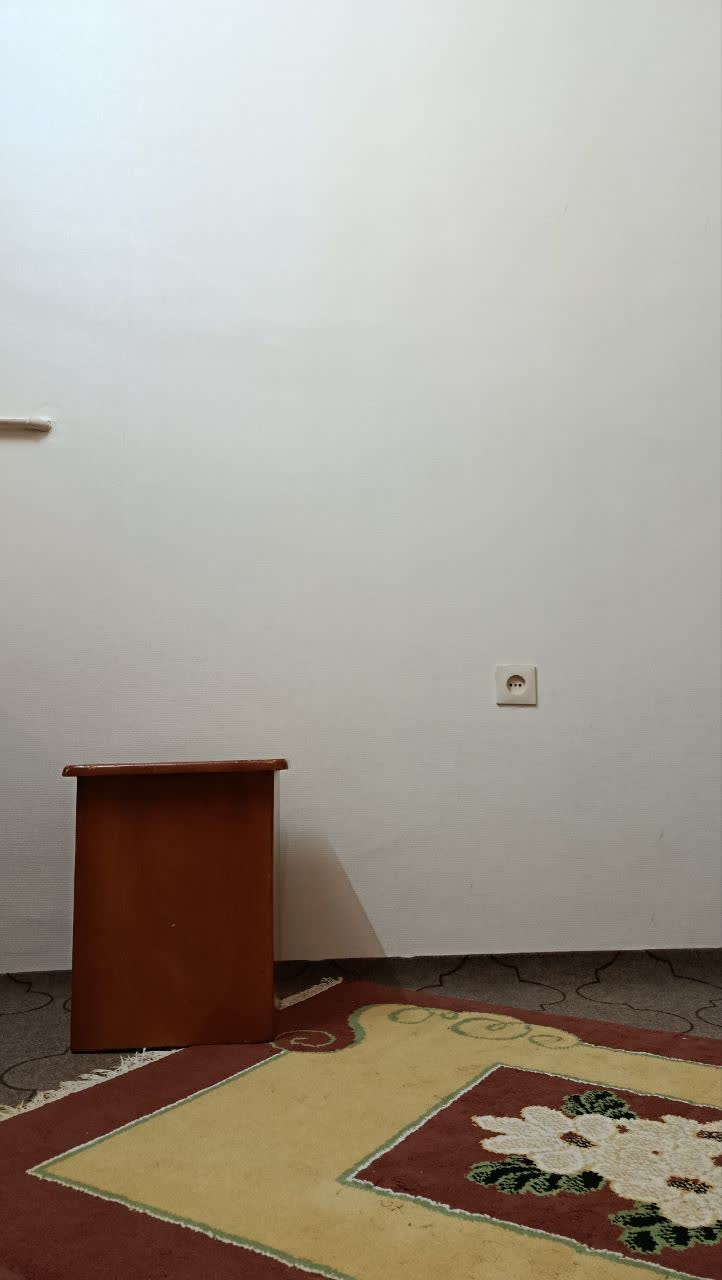
#> input picture 10) invisibility cloak/data/background.jpg, 722 x 1280 px, found by its file name
$ python main.py
#> lines starting #> are read from the running program, lines starting #| are printed output that depends on the picture; after the words box and inside, x2 and y2 are one past the last pixel; in counts of white or black regions, pixels touching at a corner belong together
import cv2 as cv
import numpy as np


# images
bg = cv.imread(r"10) invisibility cloak\data\background.jpg")
#> bg is the input picture: shape (1280, 722, 3); mean B, G, R 145.1, 155.5, 162.6
obj = cv.imread(r"10) invisibility cloak\data\object.jpg")
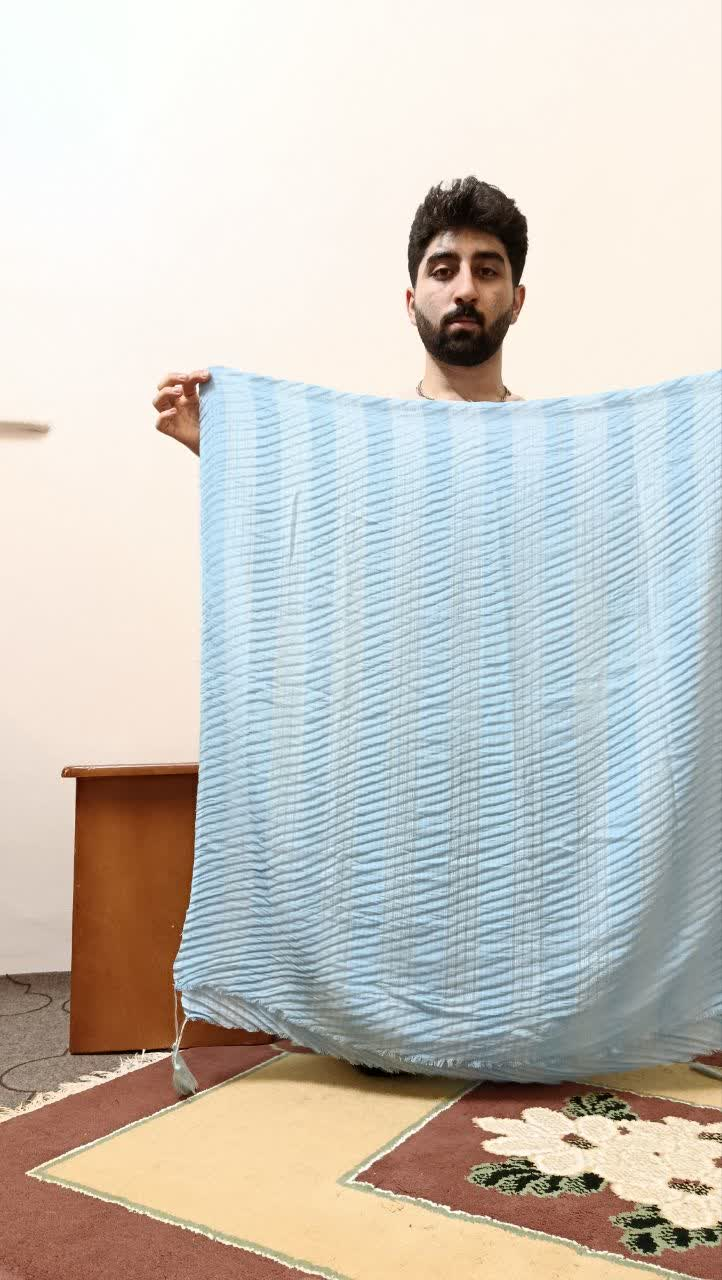
#> input picture 10) invisibility cloak/data/object.jpg, 722 x 1280 px, found by its file name
#> obj is the input picture: shape (1280, 722, 3); mean B, G, R 192.1, 198.7, 202.1

# downsizing images
bg = cv.pyrDown(bg)
#> bg: shape (640, 361, 3)
obj = cv.pyrDown(obj)
#> obj: shape (640, 361, 3)

# detecting cloak(cape) by color thresholding
hsv_obj = cv.cvtColor(obj, cv.COLOR_BGR2HSV)
#> hsv_obj: shape (640, 361, 3); mean H, S, V 48.9, 48.1, 214.5
lower_color = np.array([50,0,50])
upper_color = np.array([110,255,250])
mask = cv.inRange(hsv_obj, lower_color, upper_color)
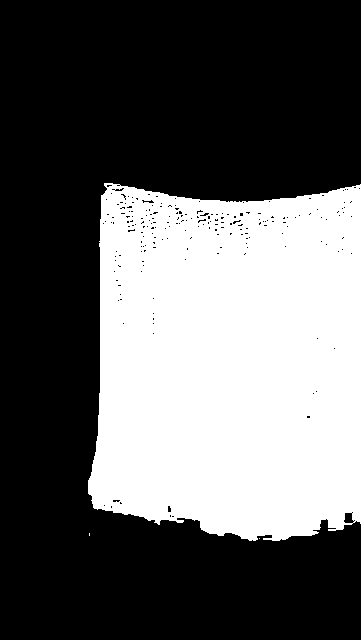
#> mask: shape (640, 361); 37.6% white; 3 white regions (2 under 20 px), largest, box (x1, y1, x2, y2) and area: (88, 183, 361, 541) 86840

# cleaning up, mask result
opened = cv.morphologyEx(mask, cv.MORPH_OPEN, (25,25))
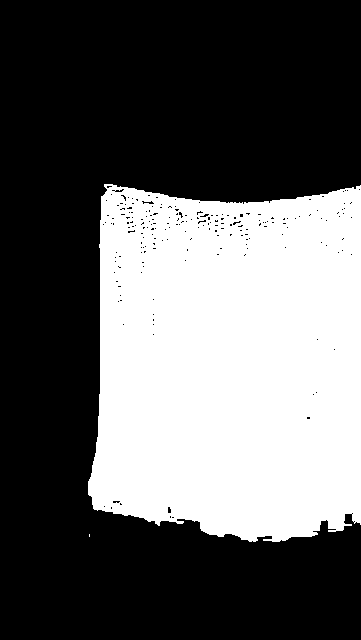
#> opened: shape (640, 361); 37.6% white; 2 white regions (1 under 20 px), largest, box (x1, y1, x2, y2) and area: (88, 184, 361, 542) 86824
dilated = cv.dilate(opened, (65,65), iterations=2)
#> dilated: shape (640, 361); 38.1% white; 2 white regions (1 under 20 px), largest, box (x1, y1, x2, y2) and area: (88, 184, 361, 544) 87950
closed = cv.morphologyEx(dilated, cv.MORPH_CLOSE, (99,99))
#> closed: shape (640, 361); 38.1% white; 2 white regions (1 under 20 px), largest, box (x1, y1, x2, y2) and area: (88, 185, 361, 545) 87970
dilated = cv.dilate(closed, (65,65), iterations=2)
#> dilated: shape (640, 361); 38.3% white; 2 white regions (1 under 20 px), largest, box (x1, y1, x2, y2) and area: (88, 185, 361, 547) 88546
closed = cv.morphologyEx(dilated, cv.MORPH_CLOSE, (99,99))
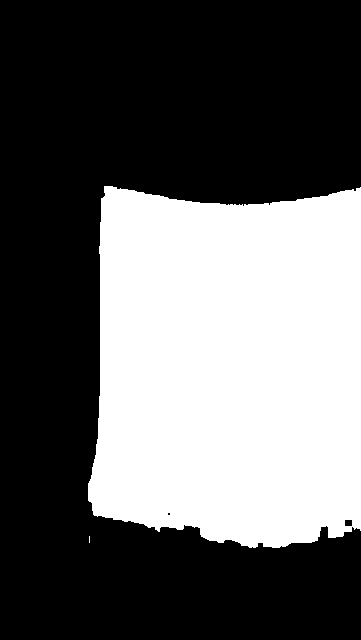
#> closed: shape (640, 361); 38.3% white; 2 white regions (1 under 20 px), largest, box (x1, y1, x2, y2) and area: (88, 186, 361, 548) 88547

# behind the cloak
bg_cloak = cv.bitwise_and(bg, bg, mask=closed)
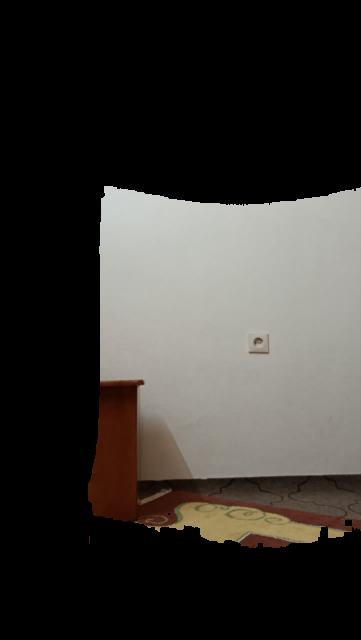
#> bg_cloak: shape (640, 361, 3); mean B, G, R 50.8, 54.7, 57.4

# setting foreground image as background
reverse_closed = cv.bitwise_not(closed)
reverse_closed = cv.bitwise_and(obj, obj, mask=reverse_closed)
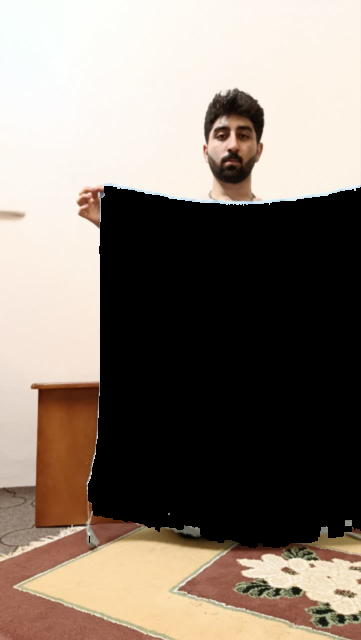
#> reverse_closed: shape (640, 361, 3); mean B, G, R 113.8, 124.1, 135.6

# filling cloak with background
cloak_replace = np.where(reverse_closed == 0, bg_cloak, reverse_closed)
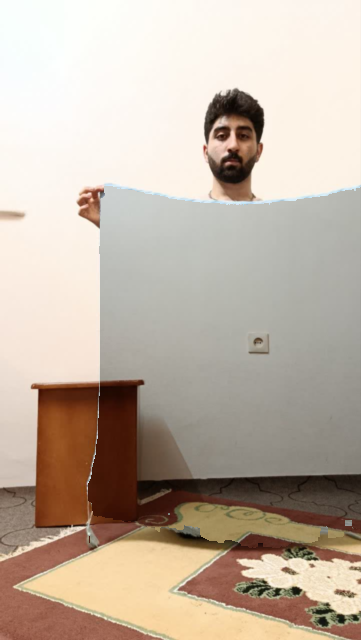
#> cloak_replace: shape (640, 361, 3); mean B, G, R 164.6, 178.8, 193


cv.imshow("obj", obj)
cv.imshow("cloak_replace", cloak_replace)
cv.waitKey()
cv.destroyAllWindows()


cv.imwrite(r"10) invisibility cloak\output\result.png", cloak_replace)
